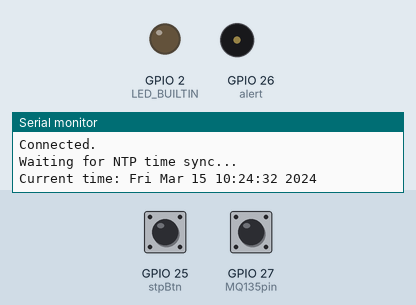
Bench run of a sketch on a simulated ESP32. On the bench: output pins drawn as LEDs (lit = HIGH), buzzer (waves = sounding), the last lines printed to the serial monitor. The test bench sets the inputs (shaded band); at power-on: GPIO 27 (MQ135pin) HIGH, GPIO 25 (stpBtn) HIGH. WiFi joins after 1.5 s; servers stay silent unless stated; the local clock reads 2024-03-15 10:24:30 at power-on unless the sketch sets it; web services answer with replies made up by the test bench.

Above: at 3.9 s.
4.0 s: GPIO 27 (MQ135pin) pulled LOW for 0.15 s
At 4.7 s:
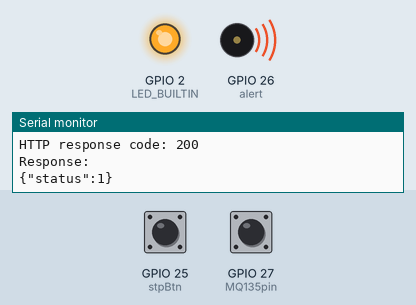
5.7 s: GPIO 25 (stpBtn) pulled LOW for 1 s
At 7.5 s:
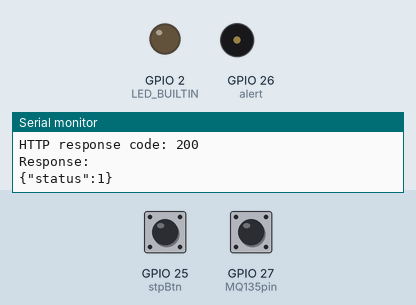
8.2 s: GPIO 27 (MQ135pin) pulled LOW for 1 s
At 8.3 s:
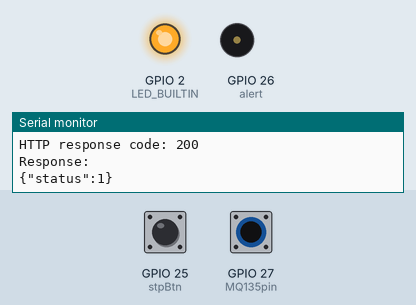
Timing chart, 0 to 16.7 s (numbered marks = the images above; inputs shaded):
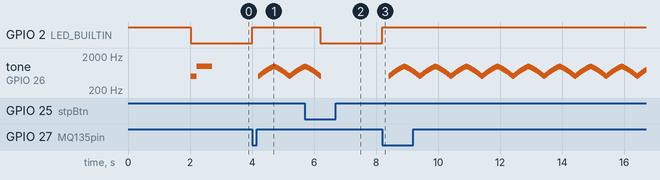

Measured:
- after the input at 4.0 s, GPIO 2 (LED_BUILTIN): LOW → HIGH at once; tone on GPIO 26 (alert): plays 500 Hz for 0.01 s, 510 Hz for 0.01 s, 520 Hz for 0.01 s, 530 Hz for 0.01 s, 540 Hz for 0.01 s, 550 Hz for 0.01 s … (150 notes in this stretch), starting after 0.20 s
- after the input at 5.7 s, GPIO 2 (LED_BUILTIN): HIGH → LOW after 0.50 s
- after the input at 8.2 s, GPIO 2 (LED_BUILTIN): LOW → HIGH at once; tone on GPIO 26 (alert): plays 500 Hz for 0.01 s, 510 Hz for 0.01 s, 520 Hz for 0.01 s, 530 Hz for 0.01 s, 540 Hz for 0.01 s, 550 Hz for 0.01 s … (830 notes in this stretch), starting after 0.20 s

The sketch:

IoT_boards_ESP8266_project.ino
```cpp
#include <WiFi.h>
#include <HTTPClient.h>
#include <WiFiClientSecure.h>
#include <ArduinoJson.h>

const char *ssid = "hashtest";
const char *password = "12345678";

const char *apiToken = "aty4pcgs4pn96zkhm8sdi3d1qvziry";
const char *userToken = "ubim8tzcrc9iwt9woin8b7t8abqmk3";

// Pushover API endpoint
const char *pushoverApiEndpoint = "https://api.pushover.net/1/messages.json";

// Pushover root certificate (valid from 11/10/2006 to 15/01/2038)
const char *PUSHOVER_ROOT_CA =
    "-----BEGIN CERTIFICATE-----\n"
    "MIIDjjCCAnagAwIBAgIQAzrx5qcRqaC7KGSxHQn65TANBgkqhkiG9w0BAQsFADBh\n"
    "MQswCQYDVQQGEwJVUzEVMBMGA1UEChMMRGlnaUNlcnQgSW5jMRkwFwYDVQQLExB3\n"
    "d3cuZGlnaWNlcnQuY29tMSAwHgYDVQQDExdEaWdpQ2VydCBHbG9iYWwgUm9vdCBH\n"
    "MjAeFw0xMzA4MDExMjAwMDBaFw0zODAxMTUxMjAwMDBaMGExCzAJBgNVBAYTAlVT\n"
    "MRUwEwYDVQQKEwxEaWdpQ2VydCBJbmMxGTAXBgNVBAsTEHd3dy5kaWdpY2VydC5j\n"
    "b20xIDAeBgNVBAMTF0RpZ2lDZXJ0IEdsb2JhbCBSb290IEcyMIIBIjANBgkqhkiG\n"
    "9w0BAQEFAAOCAQ8AMIIBCgKCAQEAuzfNNNx7a8myaJCtSnX/RrohCgiN9RlUyfuI\n"
    "2/Ou8jqJkTx65qsGGmvPrC3oXgkkRLpimn7Wo6h+4FR1IAWsULecYxpsMNzaHxmx\n"
    "1x7e/dfgy5SDN67sH0NO3Xss0r0upS/kqbitOtSZpLYl6ZtrAGCSYP9PIUkY92eQ\n"
    "q2EGnI/yuum06ZIya7XzV+hdG82MHauVBJVJ8zUtluNJbd134/tJS7SsVQepj5Wz\n"
    "tCO7TG1F8PapspUwtP1MVYwnSlcUfIKdzXOS0xZKBgyMUNGPHgm+F6HmIcr9g+UQ\n"
    "vIOlCsRnKPZzFBQ9RnbDhxSJITRNrw9FDKZJobq7nMWxM4MphQIDAQABo0IwQDAP\n"
    "BgNVHRMBAf8EBTADAQH/MA4GA1UdDwEB/wQEAwIBhjAdBgNVHQ4EFgQUTiJUIBiV\n"
    "5uNu5g/6+rkS7QYXjzkwDQYJKoZIhvcNAQELBQADggEBAGBnKJRvDkhj6zHd6mcY\n"
    "1Yl9PMWLSn/pvtsrF9+wX3N3KjITOYFnQoQj8kVnNeyIv/iPsGEMNKSuIEyExtv4\n"
    "NeF22d+mQrvHRAiGfzZ0JFrabA0UWTW98kndth/Jsw1HKj2ZL7tcu7XUIOGZX1NG\n"
    "Fdtom/DzMNU+MeKNhJ7jitralj41E6Vf8PlwUHBHQRFXGU7Aj64GxJUTFy8bJZ91\n"
    "8rGOmaFvE7FBcf6IKshPECBV1/MUReXgRPTqh5Uykw7+U0b6LJ3/iyK5S9kJRaTe\n"
    "pLiaWN0bfVKfjllDiIGknibVb63dDcY3fe0Dkhvld1927jyNxF1WW6LZZm6zNTfl\n"
    "MrY=\n"
    "-----END CERTIFICATE-----\n";

const int LED_BUILTIN = 2;
const int MQ135pin = 27;
const int alert = 26;
const int stpBtn = 25;

struct tm *timeinfo;

void setup()
{
  Serial.begin(9600);
  pinMode(MQ135pin, INPUT_PULLUP);
  pinMode(LED_BUILTIN, OUTPUT);
  pinMode(alert, OUTPUT);
  pinMode(stpBtn, INPUT_PULLUP);

  digitalWrite(LED_BUILTIN, 1);
  WiFi.mode(WIFI_STA);
  WiFi.begin(ssid, password);
  Serial.print("\nConnecting to WiFi...");
  while (WiFi.status() != WL_CONNECTED)
  {
    Serial.print('.');
    delay(1000);
  }
  Serial.println("\nConnected.");
  WiFi.setAutoReconnect(true);
  WiFi.persistent(true);

  // Set time via NTP, as required for x.509 validation
  configTime(5 * 3600, 1800, "pool.ntp.org", "time.nist.gov");
  Serial.print("Waiting for NTP time sync...");
  time_t now = time(nullptr);
  while (now < 1510592825)
  {
    delay(500);
    Serial.print('.');
    now = time(nullptr);
  }
  timeinfo = localtime(&now);
  Serial.print("\nCurrent time: ");
  Serial.print(asctime(timeinfo));
  digitalWrite(LED_BUILTIN, 0);
  tone(alert,500);
  delay(200);
  tone(alert,1000);
  delay(500);
  noTone(alert);
}

void loop()
{
  if (WiFi.status() != WL_CONNECTED)
    ESP.restart();
  if (digitalRead(MQ135pin))
    return;

  digitalWrite(LED_BUILTIN, 1);
  // Create a JSON object with notification details
  // Check the API parameters: https://pushover.net/api
  JsonDocument notification;
  notification["token"] = apiToken;
  notification["user"] = userToken;
  notification["message"] = "High concentration of reactive gases detected.";
  notification["title"] = "Alert!!!";
  notification["url"] = "";
  notification["url_title"] = "";
  notification["html"] = "";
  notification["priority"] = "";
  notification["sound"] = "cosmic";
  notification["timestamp"] = asctime(timeinfo);

  // Serialize the JSON object to a string
  String jsonStringNotification;
  serializeJson(notification, jsonStringNotification);

  // Create a WiFiClientSecure object
  WiFiClientSecure client;
  // Set the certificate
  client.setCACert(PUSHOVER_ROOT_CA);

  // Create an HTTPClient object
  HTTPClient http;
// Specify the target URL
  http.begin(client, pushoverApiEndpoint);

  // Add headers
  http.addHeader("Content-Type", "application/json");

  // Send the POST request with the JSON data
  int httpResponseCode = http.POST(jsonStringNotification);

  // Check the response
  Serial.printf("HTTP response code: %d\n", httpResponseCode);
  if (httpResponseCode > 0)
  {
    String response = http.getString();
    Serial.println("Response:");
    Serial.println(response);
  }
  while (digitalRead(stpBtn))
  {
    for (int freq = 500; freq < 1000; freq += 10)
    {
      tone(alert, freq);
      delay(10);
    }
    for (int freq = 1000; freq > 500; freq -= 10)
    {
      tone(alert, freq);
      delay(10);
    }
  }
  noTone(alert);
  digitalWrite(LED_BUILTIN, 0);
}
```
